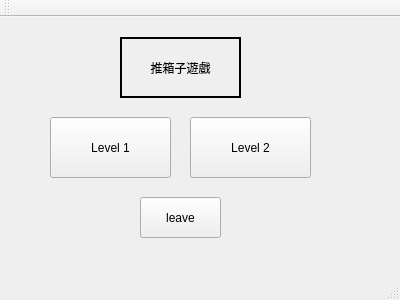
<?xml version="1.0" encoding="UTF-8"?>
<ui version="4.0">
 <class>MainWindow</class>
 <widget class="QMainWindow" name="MainWindow">
  <property name="geometry">
   <rect>
    <x>0</x>
    <y>0</y>
    <width>400</width>
    <height>300</height>
   </rect>
  </property>
  <property name="windowTitle">
   <string>MainWindow</string>
  </property>
  <widget class="QWidget" name="centralWidget">
   <widget class="QPushButton" name="pushButton">
    <property name="geometry">
     <rect>
      <x>50</x>
      <y>100</y>
      <width>121</width>
      <height>61</height>
     </rect>
    </property>
    <property name="text">
     <string>Level 1</string>
    </property>
    <property name="iconSize">
     <size>
      <width>20</width>
      <height>20</height>
     </size>
    </property>
   </widget>
   <widget class="QLabel" name="label">
    <property name="geometry">
     <rect>
      <x>120</x>
      <y>20</y>
      <width>121</width>
      <height>61</height>
     </rect>
    </property>
    <property name="maximumSize">
     <size>
      <width>1700000</width>
      <height>16777215</height>
     </size>
    </property>
    <property name="baseSize">
     <size>
      <width>10</width>
      <height>10</height>
     </size>
    </property>
    <property name="styleSheet">
     <string notr="true">border-color: qlineargradient(spread:pad, x1:0, y1:0, x2:1, y2:0, stop:0 rgba(0, 0, 0, 255), stop:1 rgba(255, 255, 255, 255));</string>
    </property>
    <property name="frameShape">
     <enum>QFrame::WinPanel</enum>
    </property>
    <property name="frameShadow">
     <enum>QFrame::Plain</enum>
    </property>
    <property name="lineWidth">
     <number>1</number>
    </property>
    <property name="text">
     <string>推箱子遊戲</string>
    </property>
    <property name="scaledContents">
     <bool>false</bool>
    </property>
    <property name="alignment">
     <set>Qt::AlignCenter</set>
    </property>
    <property name="indent">
     <number>20</number>
    </property>
    <property name="openExternalLinks">
     <bool>false</bool>
    </property>
   </widget>
   <widget class="QPushButton" name="pushButton_2">
    <property name="geometry">
     <rect>
      <x>190</x>
      <y>100</y>
      <width>121</width>
      <height>61</height>
     </rect>
    </property>
    <property name="text">
     <string>Level 2</string>
    </property>
   </widget>
   <widget class="QPushButton" name="pushButton_3">
    <property name="geometry">
     <rect>
      <x>140</x>
      <y>180</y>
      <width>81</width>
      <height>41</height>
     </rect>
    </property>
    <property name="text">
     <string>leave</string>
    </property>
   </widget>
  </widget>
  <widget class="QMenuBar" name="menuBar">
   <property name="geometry">
    <rect>
     <x>0</x>
     <y>0</y>
     <width>400</width>
     <height>21</height>
    </rect>
   </property>
  </widget>
  <widget class="QToolBar" name="mainToolBar">
   <attribute name="toolBarArea">
    <enum>TopToolBarArea</enum>
   </attribute>
   <attribute name="toolBarBreak">
    <bool>false</bool>
   </attribute>
  </widget>
  <widget class="QStatusBar" name="statusBar"/>
 </widget>
 <layoutdefault spacing="6" margin="11"/>
 <resources/>
 <connections/>
</ui>
